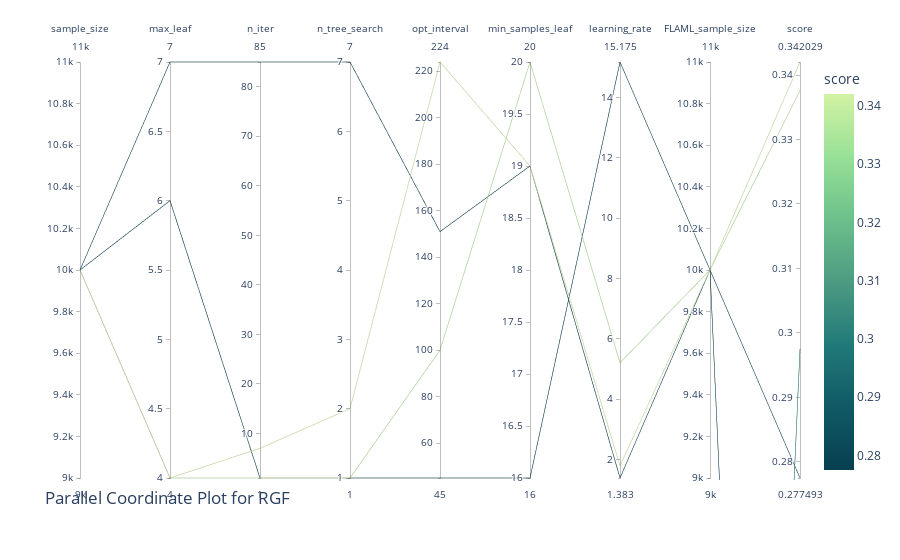

Write notebook code for a chart like this one.
### Code cell
fig = fviz.plot_parallel_coordinate(automl)
fig.show()

### Figure 1 — Plotly figure (JSON) as saved in the notebook; plotly's stock layout.template omitted (floating-point values rounded to 4 significant figures)
{"data": [{"dimensions": [{"label": "sample_size", "values": [10000, 10000, 10000, null, 10000]}, {"label": "max_leaf", "values": [4, 6, 4, null, 7]}, {"label": "n_iter", "values": [1, 1, 7, null, 85]}, {"label": "n_tree_search", "values": [1, 1, 2, null, 7]}, {"label": "opt_interval", "values": [100, 45, 224, null, 151]}, {"label": "min_samples_leaf", "values": [20, 16, 19, null, 19]}, {"label": "learning_rate", "values": [5.203, 15.17, 1.784, null, 1.383]}, {"label": "FLAML_sample_size", "values": [10000, 10000, 10000, null, 10000]}, {"label": "score", "values": [0.3376, 0.2775, 0.342, 0.2975, null]}], "domain": {"x": [0, 1], "y": [0, 1]}, "line": {"color": [0.3376, 0.2775, 0.342, 0.2975, null], "coloraxis": "coloraxis"}, "name": "", "type": "parcoords"}], "layout": {"coloraxis": {"colorbar": {"title": {"text": "score"}}, "colorscale": [[0, "rgb(7, 64, 80)"], [0.1667, "rgb(16, 89, 101)"], [0.3333, "rgb(33, 122, 121)"], [0.5, "rgb(76, 155, 130)"], [0.6667, "rgb(108, 192, 139)"], [0.8333, "rgb(151, 225, 150)"], [1, "rgb(211, 242, 163)"]]}, "legend": {"tracegroupgap": 0}, "margin": {"t": 60}, "title": {"automargin": true, "text": "Parallel Coordinate Plot for RGF", "y": 0.1}}}
